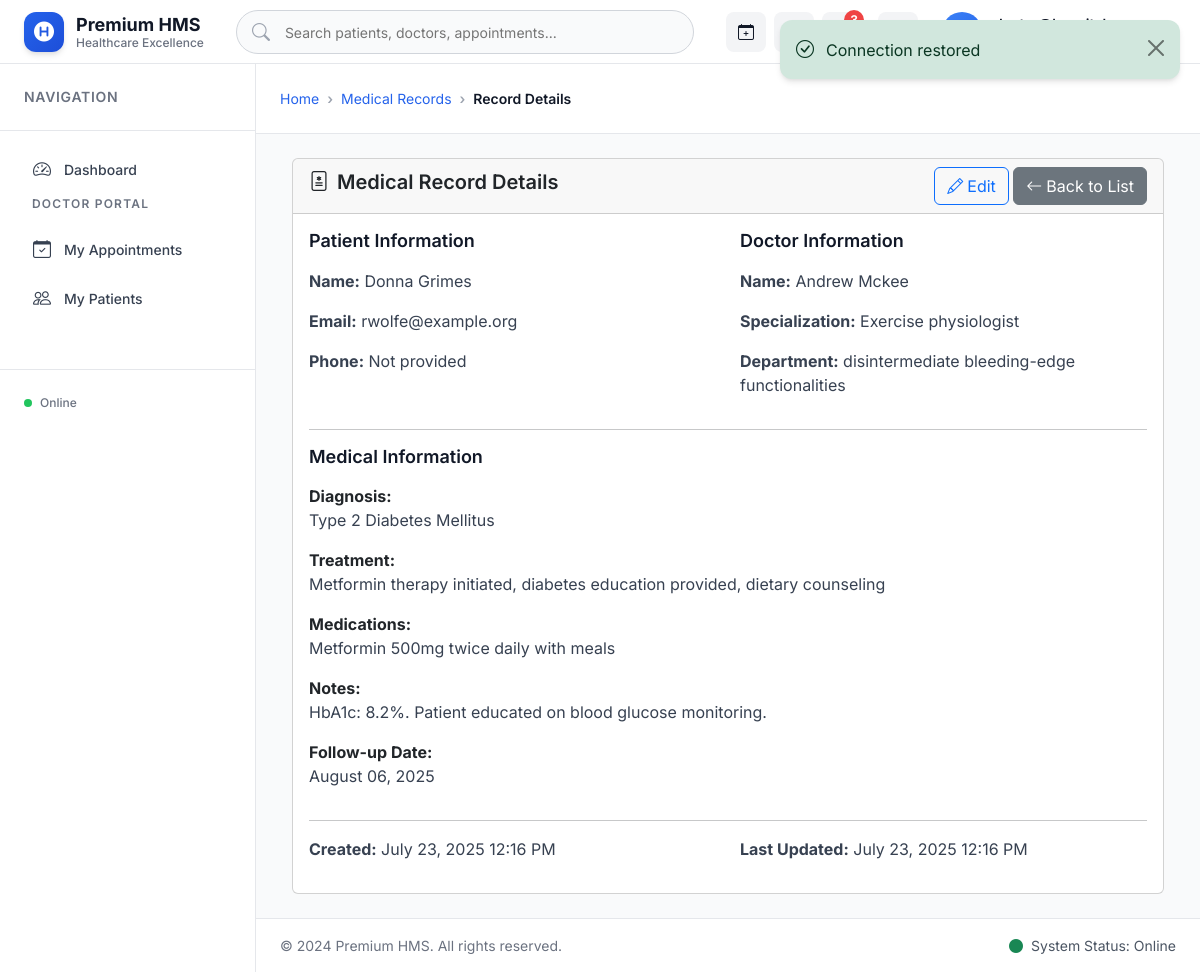
/medical-records/2/ (signed in), run on the app's committed database.
### core/models.py (models this page shows, shortened)
class User(AbstractBaseUser, PermissionsMixin):
    ROLES = (
        ('ADMIN', 'Admin'),
        ('DOCTOR', 'Doctor'),
        ('PATIENT', 'Patient')
    )
    email = models.EmailField(_('email address'), unique=True)
    first_name = models.CharField(_('first name'), max_length=150, blank=True)
    last_name = models.CharField(_('last name'), max_length=150, blank=True)
    role = models.CharField(max_length=7, choices=ROLES, default='PATIENT')
    phone_number = models.CharField(max_length=20, blank=True)
    birth_date = models.DateField(null=True, blank=True)
    address = models.TextField(blank=True)
    is_staff = models.BooleanField(default=False)
    is_active = models.BooleanField(default=True)
    date_joined = models.DateTimeField(auto_now_add=True)
    USERNAME_FIELD = 'email'
    REQUIRED_FIELDS = []
    objects = UserManager()
    def get_full_name(self):
        return f"{self.first_name} {self.last_name}".strip()

### records/models.py (models this page shows, shortened)
class MedicalRecord(models.Model):
    patient = models.ForeignKey(PatientProfile, on_delete=models.CASCADE, related_name='patient_medical_records')
    doctor = models.ForeignKey(DoctorProfile, on_delete=models.CASCADE, related_name='doctor_medical_records')
    diagnosis = models.TextField(help_text="Primary diagnosis")
    treatment = models.TextField(help_text="Treatment provided")
    medications = models.TextField(blank=True, help_text="Prescribed medications")
    notes = models.TextField(blank=True, help_text="Additional notes")
    follow_up_date = models.DateField(null=True, blank=True)
    created_at = models.DateTimeField(auto_now_add=True)
    updated_at = models.DateTimeField(auto_now=True)
    class Meta:
        ordering = ['-created_at']
        verbose_name = "Medical Record"
        verbose_name_plural = "Medical Records"

### patients/models.py (models this page shows, shortened)
class PatientProfile(models.Model):
    BLOOD_GROUPS = [
        ('A+', 'A+'), ('A-', 'A-'),
        ('B+', 'B+'), ('B-', 'B-'),
        ('AB+', 'AB+'), ('AB-', 'AB-'),
        ('O+', 'O+'), ('O-', 'O-'),
    ]
    GENDER_CHOICES = [
        ('M', 'Male'),
        ('F', 'Female'),
        ('O', 'Other'),
    ]
    user = models.OneToOneField(
        settings.AUTH_USER_MODEL,
        on_delete=models.CASCADE,
        related_name='patient_profile'
    )
    patient_id = models.CharField(max_length=10, unique=True, editable=False)
    blood_group = models.CharField(max_length=3, choices=BLOOD_GROUPS, blank=True)
    emergency_contact_name = models.CharField(max_length=100, blank=True)
    emergency_contact_phone = models.CharField(max_length=20, blank=True)
    medical_history = models.TextField(blank=True, help_text="Previous illnesses, surgeries, allergies")
    current_medications = models.TextField(blank=True, help_text="Current medications being taken")
    created_at = models.DateTimeField(auto_now_add=True)
    updated_at = models.DateTimeField(auto_now=True)
    class Meta:
        ordering = ['-created_at']
        indexes = [
            models.Index(fields=['patient_id']),
        ]

### doctors/models.py (models this page shows, shortened)
class DoctorProfile(models.Model):
    SPECIALIZATIONS = [
        ('CARDIOLOGY', 'Cardiology'),
        ('NEUROLOGY', 'Neurology'),
        ('PEDIATRICS', 'Pediatrics'),
        ('ORTHOPEDICS', 'Orthopedics'),
        ('DERMATOLOGY', 'Dermatology'),
        ('OPHTHALMOLOGY', 'Ophthalmology'),
        ('GYNECOLOGY', 'Gynecology'),
        ('PSYCHIATRY', 'Psychiatry'),
        ('GENERAL', 'General Medicine'),
        ('SURGERY', 'General Surgery'),
        ('ENT', 'Ear, Nose & Throat'),
        ('DENTISTRY', 'Dentistry'),
    ]
    user = models.OneToOneField(
        settings.AUTH_USER_MODEL,
        on_delete=models.CASCADE,
        related_name='doctor_profile'
    )
    doctor_id = models.CharField(max_length=10, unique=True, editable=False)
    specialization = models.CharField(max_length=20, choices=SPECIALIZATIONS)
    department = models.ForeignKey(
        Department,
        on_delete=models.CASCADE,
        related_name='doctor_profiles'
    )
    license_number = models.CharField(max_length=50, unique=True)
    experience_years = models.PositiveIntegerField(default=0)
    qualification = models.CharField(max_length=200)
    consultation_fee = models.DecimalField(max_digits=10, decimal_places=2, default=0.00)
    bio = models.TextField(blank=True, help_text="Brief description about the doctor")
    is_available = models.BooleanField(default=True)
    created_at = models.DateTimeField(auto_now_add=True)
    updated_at = models.DateTimeField(auto_now=True)
    class Meta:
        ordering = ['user__first_name', 'user__last_name']
        indexes = [
            models.Index(fields=['doctor_id']),
            models.Index(fields=['specialization']),
            models.Index(fields=['department']),
        ]

class Department(models.Model):
    name = models.CharField(max_length=100, unique=True)
    description = models.TextField(blank=True)
    head = models.ForeignKey(
        'DoctorProfile',
        on_delete=models.SET_NULL,
        null=True,
        blank=True,
        related_name='headed_departments'
    )
    created_at = models.DateTimeField(auto_now_add=True)
    class Meta:
        ordering = ['name']
    def __str__(self):
        return self.name

### records/views.py (the view)
# urls.py: path('<int:pk>/', views.MedicalRecordDetailView.as_view(), name='record_detail'),
class MedicalRecordDetailView(LoginRequiredMixin, DetailView):
    model = MedicalRecord
    template_name = 'records/record_detail.html'
    context_object_name = 'record'

### templates/records/record_detail.html (shortened to what this page needs)
{% extends 'base.html' %}
{% load static %}
{% block breadcrumb %}
<li class="breadcrumb-item"><a href="{% url 'records:record_list' %}">Medical Records</a></li>
<li class="breadcrumb-item active">Record Details</li>
{% endblock %}
{% block content %}
<div class="container-fluid">
    <div class="row">
        <div class="col-12">
            <div class="card premium-card">
                <div class="card-header d-flex justify-content-between align-items-center">
                    <h4 class="card-title">
                        <i class="bi bi-file-medical me-2"></i>Medical Record Details
                    </h4>
                    <div>
                        <a href="{% url 'records:record_edit' record.pk %}" class="btn btn-outline-primary">
                            <i class="bi bi-pencil me-1"></i>Edit
                        </a>
                        <a href="{% url 'records:record_list' %}" class="btn btn-secondary">
                            <i class="bi bi-arrow-left me-1"></i>Back to List
                        </a>
                    </div>
                </div>
                <div class="card-body">
                    <div class="row">
                        <div class="col-md-6">
                            <h5>Patient Information</h5>
                            <p><strong>Name:</strong> {{ record.patient.user.get_full_name }}</p>
                            <p><strong>Email:</strong> {{ record.patient.user.email }}</p>
                            <p><strong>Phone:</strong> {{ record.patient.phone_number|default:"Not provided" }}</p>
                        </div>
                        <div class="col-md-6">
                            <h5>Doctor Information</h5>
                            <p><strong>Name:</strong> {{ record.doctor.user.get_full_name }}</p>
                            <p><strong>Specialization:</strong> {{ record.doctor.specialization|default:"Not specified" }}</p>
                            <p><strong>Department:</strong> {{ record.doctor.department|default:"Not specified" }}</p>
                        </div>
                    </div>
                    <hr>
                    <div class="row">
                        <div class="col-12">
                            <h5>Medical Information</h5>
                            <div class="mb-3">
                                <strong>Diagnosis:</strong>
                                <p>{{ record.diagnosis }}</p>
                            </div>
                            <div class="mb-3">
                                <strong>Treatment:</strong>
                                <p>{{ record.treatment }}</p>
                            </div>
                            {% if record.medications %}
                            <div class="mb-3">
                                <strong>Medications:</strong>
                                <p>{{ record.medications }}</p>
                            </div>
                            {% endif %}
                            {% if record.notes %}
                            <div class="mb-3">
                                <strong>Notes:</strong>
                                <p>{{ record.notes }}</p>
                            </div>
                            {% endif %}
                            {% if record.follow_up_date %}
                            <div class="mb-3">
                                <strong>Follow-up Date:</strong>
                                <p>{{ record.follow_up_date|date:"F d, Y" }}</p>
                            </div>
                            {% endif %}
                        </div>
                    </div>
                    <hr>
                    <div class="row">
                        <div class="col-md-6">
                            <p><strong>Created:</strong> {{ record.created_at|date:"F d, Y g:i A" }}</p>
                        </div>
                        <div class="col-md-6">
                            <p><strong>Last Updated:</strong> {{ record.updated_at|date:"F d, Y g:i A" }}</p>
                        </div>
                    </div>
                </div>
            </div>
        </div>
    </div>
</div>
{% endblock %}

### templates/base.html (shortened to what this page needs)
{% load static %}
<!DOCTYPE html>
<html lang="en" data-theme="light">
<head>
    <link href="https://cdn.jsdelivr.net/npm/bootstrap@5.3.2/dist/css/bootstrap.min.css" rel="stylesheet">
    <link rel="stylesheet" href="https://cdn.jsdelivr.net/npm/bootstrap-icons@1.11.2/font/bootstrap-icons.css">
    <link rel="stylesheet" href="https://cdnjs.cloudflare.com/ajax/libs/font-awesome/6.5.1/css/all.min.css">
    <link rel="stylesheet" href="{% static 'css/premium-core.css' %}?v=1.0">
    <link rel="stylesheet" href="{% static 'css/premium-components.css' %}?v=1.0">
    <link rel="stylesheet" href="{% static 'css/premium-animations.css' %}?v=1.0">
</head>
<body class="premium-body">
    <nav class="premium-navbar" id="mainNavbar">
        <div class="navbar-container">
            <div class="navbar-brand-section">
                <a href="{% url 'core:dashboard' %}" class="premium-brand">
                    <div class="brand-icon">
                        <i class="fas fa-hospital-symbol"></i>
                    </div>
                    <div class="brand-text">
                        <span class="brand-name">Premium HMS</span>
                        <span class="brand-tagline">Healthcare Excellence</span>
                    </div>
                </a>
            </div>
            <div class="navbar-search-section">
                <div class="premium-search">
                    <input type="text" placeholder="Search patients, doctors, appointments..." class="search-input" id="globalSearch">
                </div>
            </div>
            <div class="navbar-actions-section">
                <div class="quick-actions">
                    {% if user.is_authenticated %}
                        {% if user.role == 'ADMIN' or user.role == 'DOCTOR' %}
                        <a href="{% url 'appointments:appointment_create' %}" class="action-btn" data-bs-toggle="tooltip" title="New Appointment">
                            <i class="bi bi-calendar-plus"></i>
                        </a>
                        {% elif user.role == 'PATIENT' %}
                        <a href="{% url 'appointments:book_appointment' %}" class="action-btn" data-bs-toggle="tooltip" title="Book Appointment">
                            <i class="bi bi-calendar-plus"></i>
                        </a>
                        {% endif %}
                        <button class="action-btn emergency-btn" data-bs-toggle="modal" data-bs-target="#emergencyModal" data-bs-toggle="tooltip" title="Emergency Alert">
                            <i class="bi bi-exclamation-triangle"></i>
                        </button>
                        <button class="action-btn notification-btn" data-bs-toggle="dropdown" data-bs-toggle="tooltip" title="Notifications">
                            <i class="bi bi-bell"></i>
                            <span class="notification-badge">3</span>
                        </button>
                    {% endif %}
                </div>
                <button class="theme-toggle" id="themeToggle" data-bs-toggle="tooltip" title="Toggle Theme">
                    <i class="bi bi-sun-fill light-icon"></i>
                </button>
                <div class="user-profile-dropdown">
                    <button class="user-profile-btn" data-bs-toggle="dropdown">
                        <div class="user-avatar">
                            {% if user.first_name %}
                                {{ user.first_name.0 }}{{ user.last_name.0 }}
                            {% else %}
                                <i class="bi bi-person"></i>
                            {% endif %}
                        </div>
                        <div class="user-info">
                            <span class="user-name">{{ user.get_full_name|default:user.email }}</span>
                            <span class="user-role">{{ user.role|default:"User" }}</span>
                        </div>
                        <i class="bi bi-chevron-down dropdown-arrow"></i>
                    </button>
                </div>
            </div>
        </div>
    </nav>
    <aside class="premium-sidebar" id="premiumSidebar">
        <div class="sidebar-header">
            <h6 class="sidebar-title">Navigation</h6>
        </div>
        <nav class="sidebar-nav">
            {% if user.is_authenticated %}
                <a href="{% url 'core:dashboard' %}" class="nav-item active">
                    <div class="nav-icon">
                        <i class="bi bi-speedometer2"></i>
                    </div>
                    <span class="nav-text">Dashboard</span>
                </a>
                {% if user.role == 'DOCTOR' %}
                    <div class="nav-section">
                        <h6 class="section-title">Doctor Portal</h6>
                        <a href="{% url 'appointments:my_appointments' %}" class="nav-item">
                            <div class="nav-icon">
                                <i class="bi bi-calendar-check"></i>
                            </div>
                            <span class="nav-text">My Appointments</span>
                        </a>
                        <a href="{% url 'patients:patient_list' %}" class="nav-item">
                            <div class="nav-icon">
                                <i class="bi bi-people"></i>
                            </div>
                            <span class="nav-text">My Patients</span>
                        </a>
                    </div>
                {% endif %}
            {% endif %}
        </nav>
        <div class="sidebar-footer">
            <div class="user-status">
                <div class="status-indicator online"></div>
                <span class="status-text">Online</span>
            </div>
        </div>
    </aside>
    <main class="premium-main" id="premiumMain">
        <div class="content-header">
            <div class="breadcrumb-section">
                <nav aria-label="breadcrumb">
                    <ol class="breadcrumb premium-breadcrumb">
                        <li class="breadcrumb-item"><a href="{% url 'core:dashboard' %}">Home</a></li>
                        {% block breadcrumb %}{% endblock %}
                    </ol>
                </nav>
            </div>
        </div>
        <div class="content-body">
            {% block content %}{% endblock %}
        </div>
    </main>
    <footer class="premium-footer">
        <div class="footer-content">
            <div class="footer-section">
                <p>&copy; 2024 Premium HMS. All rights reserved.</p>
            </div>
            <div class="footer-section">
                <span class="footer-status">
                </span>
            </div>
        </div>
    </footer>
    <div class="notification-container" id="notificationContainer"></div>
</body>
</html>

### data on the page
User: get_full_name "doctor@hospital.com"
MedicalRecord: patient.user.get_full_name "Donna Grimes", patient.user.email "rwolfe@example.org", patient.phone_number "Not provided", doctor.user.get_full_name "Andrew Mckee", doctor.specialization "Exercise physiologist", doctor.department "disintermediate bleeding-edge functionalities", diagnosis "Type 2 Diabetes Mellitus", treatment "Metformin therapy initiated, diabetes education provided, dietary counseling", medications "Metformin 500mg twice daily with meals", notes "HbA1c: 8.2%. Patient educated on blood glucose monitoring.", follow_up_date "August 06, 2025", created_at "July 23, 2025 12:16 PM", updated_at "July 23, 2025 12:16 PM"
